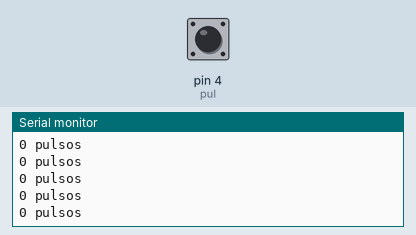
Bench run of a sketch on a simulated Arduino Nano, built with avr-gcc and run on an emulated ATmega328P. Parts: the last lines printed to the serial monitor. The test bench sets the inputs (shaded band); at power-on: pin 4 (pul) LOW.

Above: at 1.2 s.
1.3 s: pin 4 (pul) pulsed HIGH 2 times (0.12 s each, 0.3 s apart)
At 2.0 s:
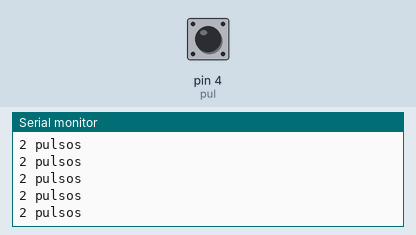
4.9 s: pin 4 (pul) pulsed HIGH 2 times (0.12 s each, 0.3 s apart)
At 5.5 s:
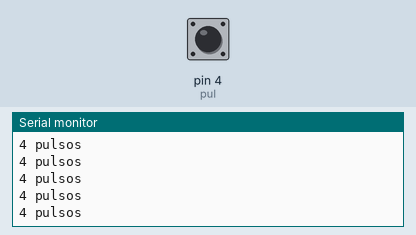
Timing chart, 0 to 7.9 s (numbered marks = the images above; inputs shaded):
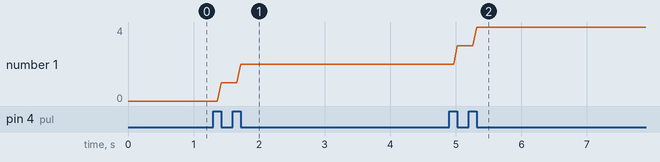

The sketch:

encoder.ino
```cpp
int pul = 4;
int pin = 0;
int pulsos = 0;

void setup() {
 pinMode(pul,INPUT);
  Serial.begin(9600);
}

void loop() {
  //pin = digitalRead(pul);

  if(digitalRead(pul)==HIGH){
  pulsos++;
  while(digitalRead(pul)==HIGH){}
  }
  Serial.print(pulsos);
  Serial.println(" pulsos");

  //delay(100);
}
```

Measured:
- after the input at 1.3 s, the serial monitor: prints a new line after 0.12 s (image 1)
- after the input at 4.9 s, the serial monitor: prints a new line after 0.12 s (image 2)
- plotted number 1: 0 → 2 after the input at 1.3 s, 2 → 4 after the input at 4.9 s
